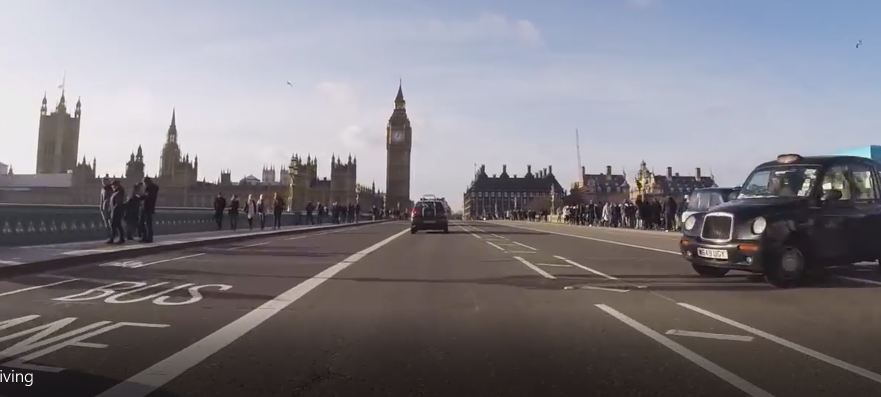
#> input picture final/lane1.png, 1761 x 794 px (shown at 1/2 size)
$ python final_uygulama.py
#> lines starting #> are read from the running program, lines starting #| are printed output that depends on the picture; after the words box and inside, x2 and y2 are one past the last pixel; in counts of white or black regions, pixels touching at a corner belong together; long printed decimals are rounded
#> further down, imgcv2 is the input picture: shape (794, 1761, 3); mean B, G, R 130, 124.1, 127.7
### final/left_right_lane.py
import cv2
import numpy as np


def filter_hough_lanes(hough_lines):
    new_hough_lines = []
    lanes =[]
    hough_lines_copy = hough_lines
    for id1, hough_line in enumerate(hough_lines):
        for id2, hough_line_copy in enumerate(hough_lines_copy):
            if id1 != id2:
                x1_orta = int((hough_line[0][0] + hough_line[0][2]) / 2)
                x2_orta = int((hough_line_copy[0][0] + hough_line_copy[0][2]) / 2)
                y1_orta = int((hough_line[0][1] + hough_line[0][3]) / 2)
                y2_orta = int((hough_line_copy[0][1] + hough_line_copy[0][3]) / 2)
                if abs(x1_orta - x2_orta) < 10 or abs(y1_orta - y2_orta) < 15:
                    #hough_lines.remove(hough_line)
                    #hough_lines_copy.remove(hough_line_copy)
                    yeni_merkez = [int((x1_orta + x2_orta) / 2), int((y1_orta + y2_orta) / 2)]
                    yeni_başlangic_x = int((hough_line[0][0] + hough_line_copy[0][0]) / 2)
                    yeni_başlangic_y =int( (hough_line[0][1] + hough_line_copy[0][1]) / 2)
                    yeni_bitis_x = int((hough_line[0][2] + hough_line_copy[0][2]) / 2)
                    yeni_bitis_y = int((hough_line[0][3] + hough_line_copy[0][3]) / 2)
                    yeni_egim = (yeni_bitis_y - yeni_başlangic_y ) / (yeni_bitis_x - yeni_başlangic_x)

                    new_hough_lines.append([[yeni_başlangic_x, yeni_başlangic_y, yeni_bitis_x, yeni_bitis_y]])
                    lanes.append([yeni_merkez,yeni_egim])
                    break
                if id2 == len(hough_lines_copy) - 1:
                    merkez_x = int((hough_line[0][0] + hough_line[0][2]) / 2)
                    merkez_y = int((hough_line[0][1] + hough_line[0][3]) / 2)
                    egim = (hough_line[0][3] - hough_line[0][1]) / (hough_line[0][2] - hough_line[0][0])

                    new_hough_lines.append([hough_line[0]])
                    lanes.append([[merkez_x, merkez_y],egim])
    return lanes, new_hough_lines

def filter_lanes(lanes):
    #new_lanes = []
    lanes_copy = lanes
    for id1 , lane in enumerate(lanes):
        for id2, lane_copy in enumerate(lanes_copy):
            if id1 != id2:
                if ((lane[0][0]-lane_copy[0][0])**2 + (lane[0][1]-lane_copy[0][1])**2)**0.5 < 5:
                    lanes.remove(lane)
                    break
                # if id2 == len(lanes_copy) - 1:
                #     pass#new_lanes.append(lane)
    return lanes


class left_right_lane():
    def __init__(self):
        pass

    def draw_line(self,lane):
        merkez_x, merkez_y = lane[0]
        egim = lane[1]
        x_alt = merkez_x + int((self.img_h-merkez_y)/egim)
        y_alt = self.img_h
        y_ust = int(self.img_h*5.5/10)
        x_ust = merkez_x - int((merkez_y-(self.img_h*5.5/10))/egim)
        cv2.line(self.imgcv1, (x_alt, y_alt), (x_ust, y_ust), (255, 0, 0), 2)

    def do(self,img):
        self.imgcv1 = img
        self.img_h = self.imgcv1.shape[0]
#> self.img_h = 794
        img_w = self.imgcv1.shape[1]
#> img_w = 1761

        imgcv1_gray = cv2.cvtColor(self.imgcv1, cv2.COLOR_BGR2GRAY)
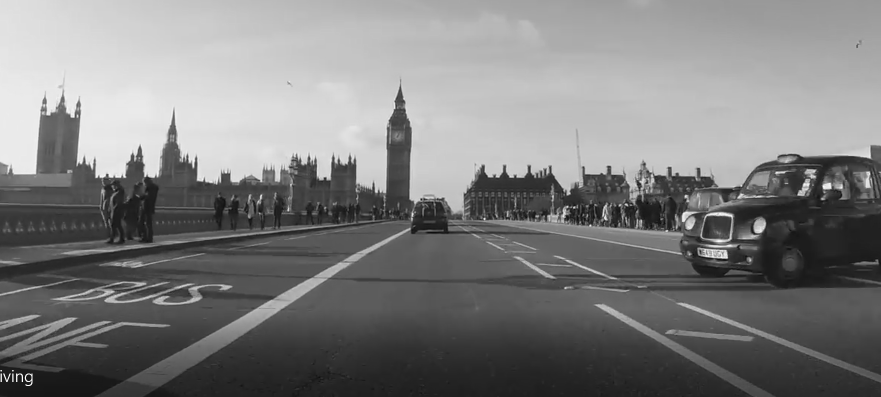
#> imgcv1_gray: shape (794, 1761) (shown at 1/2 size); min 2, max 255, mean 125.8
        imgcv1_gray_blur = cv2.GaussianBlur(imgcv1_gray, (5,5), 0)
        # cv2.imshow("gray", imgcv1_gray)
        # cv2.waitKey(0)
        imgcv1_gray_blur_threshold = cv2.threshold(imgcv1_gray_blur, 100, 255, cv2.THRESH_BINARY + cv2.THRESH_OTSU)[1]
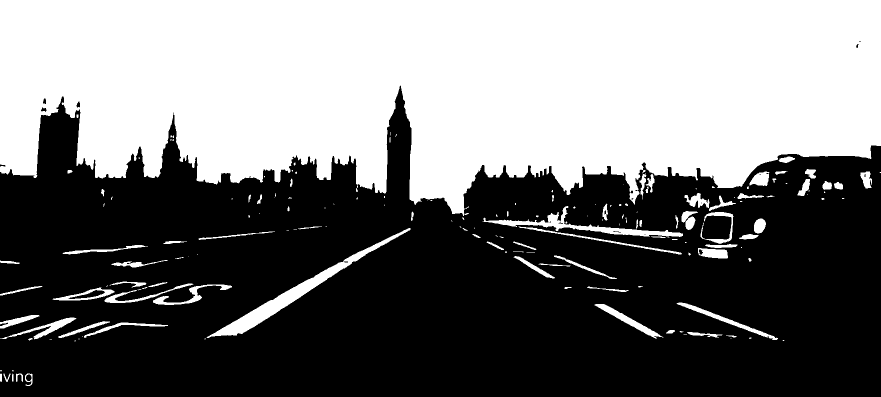
#> imgcv1_gray_blur_threshold: shape (794, 1761) (shown at 1/2 size); 45.4% white; 176 white regions (87 under 20 px), largest, box (x1, y1, x2, y2) and area: (0, 0, 1761, 432) 594827, (413, 456, 821, 676) 8144, (965, 412, 1366, 474) 4262
        # cv2.imshow("threshold", imgcv1_gray_blur_threshold)
        # cv2.waitKey(0)
        imgcv1_gray_blur_threshold_canny = cv2.Canny(imgcv1_gray_blur_threshold, 100, 200)
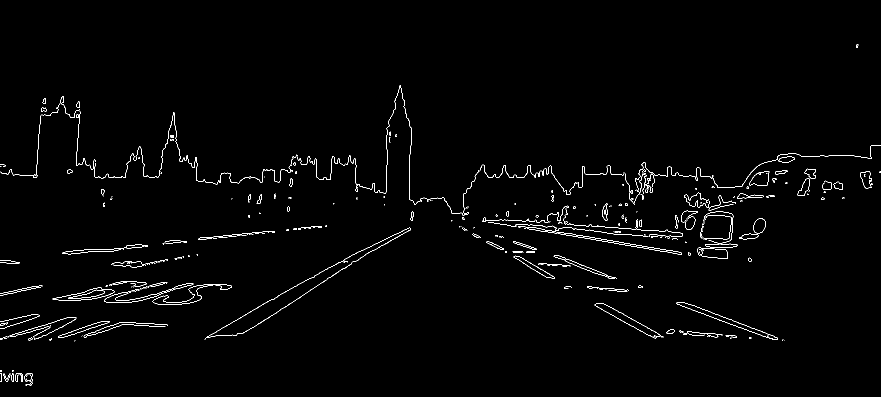
#> imgcv1_gray_blur_threshold_canny: shape (794, 1761) (shown at 1/2 size); 1.2% white in thin lines or dots, all inside (x1, y1, x2, y2) = (0, 88, 1761, 772)
        # cv2.imshow("canny", imgcv1_gray_blur_threshold_canny)
        # cv2.waitKey(0)
        imgcv1_gray_blur_threshold_canny_dilation = cv2.dilate(imgcv1_gray_blur_threshold_canny, None, iterations=1)
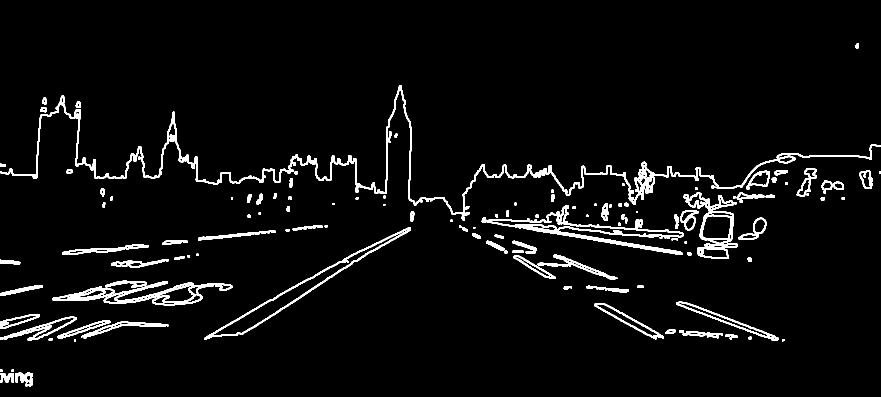
#> imgcv1_gray_blur_threshold_canny_dilation: shape (794, 1761) (shown at 1/2 size); 4.2% white; 127 white regions (8 under 20 px), largest, box (x1, y1, x2, y2) and area: (0, 170, 1761, 441) 15992, (963, 410, 1367, 510) 5923, (104, 563, 465, 611) 4692
        # cv2.imshow("dilation", imgcv1_gray_blur_threshold_canny_dilation)
        # cv2.waitKey(0)
        hough_lines = cv2.HoughLinesP(imgcv1_gray_blur_threshold_canny_dilation, 1, np.pi/180, 100, np.array([]), minLineLength=170, maxLineGap=15)
#> hough_lines = 23 rows, first 6: [963, 442, 1441, 517], [964, 441, 1449, 517], [1362, 603, 1549, 671], [1358, 603, 1569, 680], [413, 672, 736, 493], [1051, 440, 1323, 463]

        c = 0
        while True:
            (lanes,hough_lines) = filter_hough_lanes (hough_lines)
            c += 1
            if c == 10:
                break
#> after the loop, c = 10
        while True:
            lanes = filter_lanes(lanes)
            c -= 1
            if c == 0:
                break
#> this loop made 10 passes
#> c on passes 1 to 10: 9, 8, 7, 6, 5, 4, 3, 2, 1, 0
#> after the loop, c = 0

        for hough_line in hough_lines:
            x1, y1, x2, y2 = hough_line[0]
#> this loop made 23 passes
#> (x1, y1, x2, y2) on passes 1 to 12: (963, 441, 1445, 517), (963, 441, 1445, 517), (1360, 603, 1559, 675), (1360, 603, 1559, 675), (448, 670, 739, 496), (1050, 444, 1301, 467), (1359, 603, 1558, 675), (1050, 444, 1301, 467), (963, 441, 1444, 516), (448, 670, 739, 496), (963, 441, 1444, 516), (963, 441, 1444, 516)
            #cv2.line(imgcv1, (x1, y1), (x2, y2), (0, 255, 0), 3)


        for lane in lanes:
            print(lane)
#> this loop made 5 passes
#> lane on passes 1 to 5: [[1459, 639], 0.362], [[1175, 455], 0.0916], [[999, 498], 0.574], [[593, 582], -0.599], [[1203, 478], 0.156]
#| [[1459, 639], 0.3618]
#| [[1175, 455], 0.09163]
#| [[999, 498], 0.5736]
#| [[593, 582], -0.5993]
#| [[1203, 478], 0.1559]
            #draw_line(lane)


        merkez_x = img_w/2.
#> merkez_x = 880.5

        min_sol_x_fark = 50000
        min_sag_x_fark = 50000
        for lane in lanes:
            x_fark = lane[0][0] - merkez_x
            if x_fark > 0:
                if x_fark < min_sol_x_fark:
                    min_sol_x_fark = x_fark
            if x_fark < 0:
                x_fark = -x_fark
                if x_fark < min_sag_x_fark:
                    min_sag_x_fark = x_fark
#> this loop made 5 passes
#> (lane, x_fark, min_sol_x_fark) on passes 1 to 3: ([[1459, 639], 0.362], 578.5, 578.5), ([[1175, 455], 0.0916], 294.5, 294.5), ([[999, 498], 0.574], 118.5, 118.5)
#> (lane, x_fark, min_sag_x_fark) on pass 4: ([[593, 582], -0.599], 287.5, 287.5)
#> after the loop, min_sag_x_fark = 287.5; min_sol_x_fark = 118.5

        for lane in lanes:
            x_fark = lane[0][0] - merkez_x
            if x_fark > 0:
                if x_fark == min_sol_x_fark:
                    x_sol = lane[0][0]
                    y_sol = lane[0][1]
                    egim_sol = lane[1]
            if x_fark < 0:
                if x_fark == - min_sag_x_fark:
                    x_sag = lane[0][0]
                    y_sag = lane[0][1]
                    egim_sag = lane[1]
#> this loop made 5 passes
#> (x_fark, x_sol, y_sol, egim_sol) on pass 3: (118.5, 999, 498, 0.574)
#> (x_fark, x_sag, y_sag, egim_sag) on pass 4: (-287.5, 593, 582, -0.599)


        self.draw_line([[x_sol,y_sol],egim_sol])
        self.draw_line([[x_sag,y_sag],egim_sag])
#> in draw_line (call 2), `cv2.line(self.imgcv1, (x_alt, y_alt), (x_ust, y_ust), (255, 0, 0), 2)`:
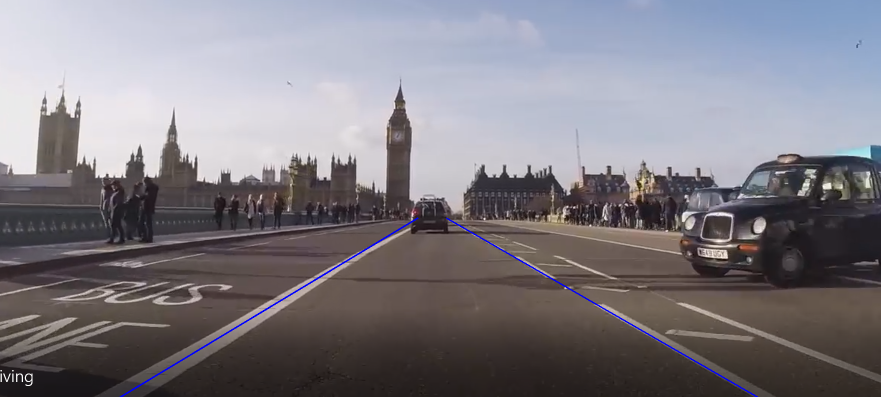
#> self.imgcv1: shape (794, 1761, 3) (shown at 1/2 size); mean B, G, R 130.4, 123.7, 127.3

        cv2.imshow("hough_lines", self.imgcv1)
        cv2.waitKey(33)

### final/final_uygulama.py
from left_right_lane import left_right_lane as _
import cv2

# read photo
imgcv2 = cv2.imread('lane1.png')
l = _()
l.do(imgcv2)
cv2.imshow('img', imgcv2)
cv2.waitKey(0)
cv2.imwrite('lane1_out.png', imgcv2)


# [13 lines of commented-out code are left out]
